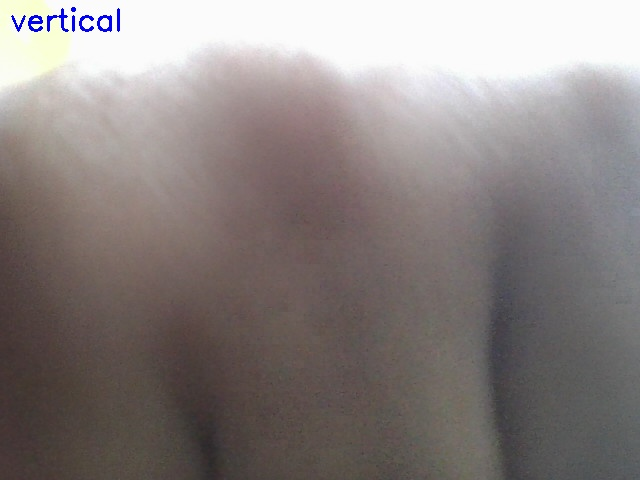
#> input picture Fabric_detection-main/captured_images/image_5.jpg, 640 x 480 px, found by its file name
$ python defect_results.py
#> lines starting #> are read from the running program, lines starting #| are printed output that depends on the picture; after the words box and inside, x2 and y2 are one past the last pixel; in counts of white or black regions, pixels touching at a corner belong together
import cv2
import numpy as np
import os
import json
import matplotlib.pyplot as plt
from sklearn.cluster import KMeans

# Function to read the JSON file and get the stored image path
def load_defect_results(json_path="defect_results.json"):
    # Default data if file doesn't exist
#> called with json_path = 'defect_results.json'
    default_data = {
        "image_path": "captured_images/image_1.jpg",
        "defect_type": "stain"
    }

    # Check if the file exists
    if not os.path.exists(json_path):
        print(f"⚠️ '{json_path}' not found. Creating a default file...")
        with open(json_path, "w") as file:
            json.dump(default_data, file, indent=4)

    # Load JSON file
    with open(json_path, "r") as file:
#> (reads Fabric_detection-main/defect_results.json from the repository)
        data = json.load(file)

    return data["image_path"], data["defect_type"]
# Function to extract dominant colors from the image
def extract_dominant_colors(image_path, k=2):
    image = cv2.imread(image_path)
    image = cv2.cvtColor(image, cv2.COLOR_BGR2RGB)
    image = image.reshape((-1, 3))

    kmeans = KMeans(n_clusters=k, n_init=10)
    kmeans.fit(image)
    colors = kmeans.cluster_centers_.astype(int)

    return [tuple(color) for color in colors], cv2.imread(image_path)

# Convert RGB to LAB color space
def rgb_to_lab(color):
    color_array = np.uint8([[color]])
    lab_color = cv2.cvtColor(color_array, cv2.COLOR_RGB2LAB)[0][0]
    return lab_color

# Convert LAB back to RGB
def lab_to_rgb(color):
    color_array = np.uint8([[color]])
    rgb_color = cv2.cvtColor(color_array, cv2.COLOR_LAB2RGB)[0][0]
    return tuple(rgb_color)

# Function to suggest a dyeing solution
def suggest_dyeing_solution(dominant_color, secondary_color):
    dominant_lab = rgb_to_lab(dominant_color)
    secondary_lab = rgb_to_lab(secondary_color)

    color_shift = dominant_lab - secondary_lab
    corrected_lab = secondary_lab + color_shift
    corrected_lab = np.clip(corrected_lab, 0, 255)
    corrected_rgb = lab_to_rgb(corrected_lab)

    dye_formula = {
        "L Adjustment": color_shift[0],
        "A Adjustment": color_shift[1],
        "B Adjustment": color_shift[2]
    }

    return dye_formula, corrected_rgb

# Function to process fabric image
def process_fabric(image_path):
#> called with image_path = 'captured_images\\image_5.jpg'
    colors, original_image = extract_dominant_colors(image_path)
#> in extract_dominant_colors, image is the input picture: shape (480, 640, 3); mean B, G, R 128.6, 130.1, 137.9
#> colors = [(106, 97, 95), (224, 221, 220)]

    if len(colors) < 2:
        return {"Message": "Not enough colors detected."}

    dominant_color = colors[0]
#> dominant_color = (106, 97, 95)
    secondary_color = colors[1]
#> secondary_color = (224, 221, 220)

    print("Dominant Color (RGB):", dominant_color)
#| Dominant Color (RGB): (106, 97, 95)

    dye_solution, corrected_color = suggest_dyeing_solution(dominant_color, secondary_color)
#> in rgb_to_lab, `color_array = np.uint8([[color]])`: color_array = [[106, 97, 95]]
#> in rgb_to_lab, `lab_color = cv2.cvtColor(color_array, cv2.COLOR_RGB2LAB)[0][0]`: lab_color = [107, 131, 131]
#> in suggest_dyeing_solution, `secondary_lab = rgb_to_lab(secondary_color)`: secondary_lab = [225, 129, 129]
#> in suggest_dyeing_solution, `color_shift = dominant_lab - secondary_lab`: color_shift = [138, 2, 2]
#> in suggest_dyeing_solution, `corrected_lab = secondary_lab + color_shift`: corrected_lab = [107, 131, 131]
#> in lab_to_rgb, `color_array = np.uint8([[color]])`: color_array = [[107, 131, 131]]
#> in lab_to_rgb, `rgb_color = cv2.cvtColor(color_array, cv2.COLOR_LAB2RGB)[0][0]`: rgb_color = [106, 97, 94]
#> in suggest_dyeing_solution, `corrected_rgb = lab_to_rgb(corrected_lab)`: corrected_rgb = (106, 97, 94)
#> in suggest_dyeing_solution, `dye_formula = { "L Adjustment": color_shift[0], "A Adjustment": color_..`: dye_formula = {'L Adjustment': 138, 'A Adjustment': 2, 'B Adjustment': 2}
#> dye_solution has the same summary as dye_formula in suggest_dyeing_solution; corrected_color = (106, 97, 94)

    return {
        "Original Image": original_image,
        "Suggested Dye Formula": dye_solution,
        "Corrected Color": corrected_color
    }

# Function to apply color correction
def apply_correction(image, target_color):
    image_hsv = cv2.cvtColor(image, cv2.COLOR_BGR2HSV)
    lower_bound = np.array([0, 0, 100])
    upper_bound = np.array([255, 255, 255])
    mask = cv2.inRange(image_hsv, lower_bound, upper_bound)
    corrected_image = image.copy()
    corrected_image[mask > 0] = target_color
    return corrected_image

# Function to visualize before and after correction
def visualize_correction(original_image, corrected_color):
    corrected_image = apply_correction(original_image, corrected_color)

    fig, axes = plt.subplots(1, 2, figsize=(10, 5))
    axes[0].imshow(cv2.cvtColor(original_image, cv2.COLOR_BGR2RGB))
    axes[0].set_title("Original Image")
    axes[0].axis("off")

    axes[1].imshow(np.full_like(original_image, corrected_color, dtype=np.uint8))
    axes[1].set_title("Corrected Image")
    axes[1].axis("off")

    plt.show()

# Load image path from JSON and process
image_path, defect_type = load_defect_results()
print(f"Processing defect: {defect_type}")

if image_path:
    result = process_fabric(image_path)
#> result = 3 items
    print("Suggested Dye Formula:", result["Suggested Dye Formula"])
#| Suggested Dye Formula: {'L Adjustment': 138, 'A Adjustment': 2, 'B Adjustment': 2}
    print("Corrected Color (RGB):", result["Corrected Color"])
#| Corrected Color (RGB): (106, 97, 94)
    visualize_correction(result["Original Image"], result["Corrected Color"])
#> in apply_correction, `image_hsv = cv2.cvtColor(image, cv2.COLOR_BGR2HSV)`: image_hsv: shape (480, 640, 3); mean H, S, V 44.5, 26.8, 139
#> in apply_correction, `mask = cv2.inRange(image_hsv, lower_bound, upper_bound)`:
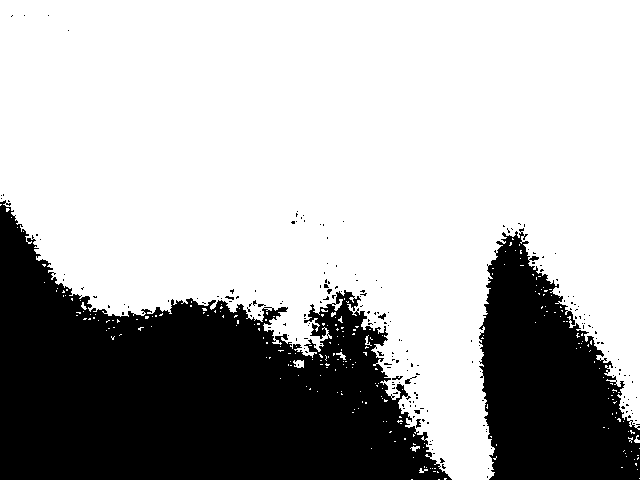
#> mask: shape (480, 640); 68.4% white; 210 black regions (203 under 20 px), largest, box (x1, y1, x2, y2) and area: (0, 200, 452, 480) 70872, (479, 228, 640, 480) 25478, (405, 376, 417, 384) 31
#> in apply_correction, `corrected_image[mask > 0] = target_color`:
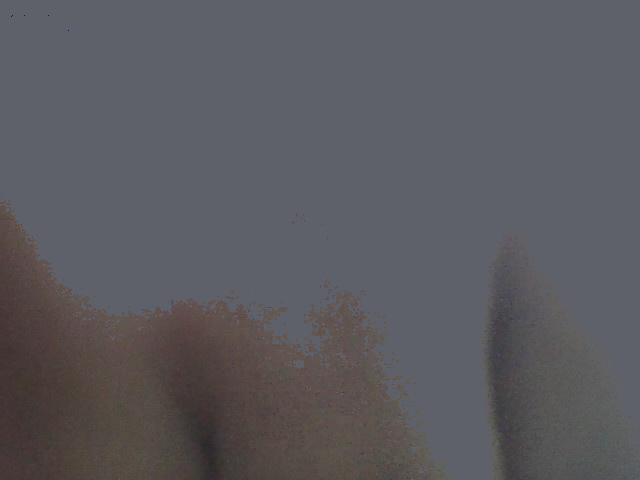
#> corrected_image: shape (480, 640, 3); mean B, G, R 95.4, 90.2, 90.8
#> in visualize_correction, `plt.show()`:
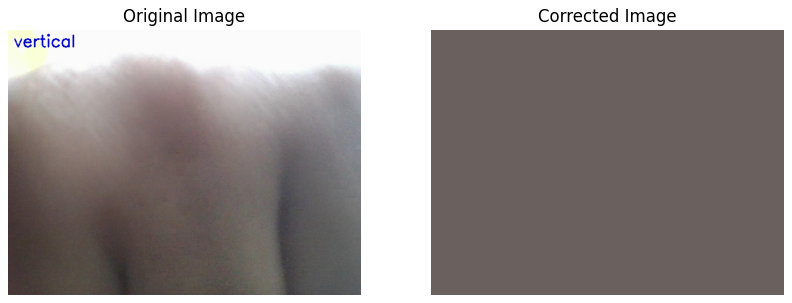
#> figure drawn by matplotlib, 2 panels
